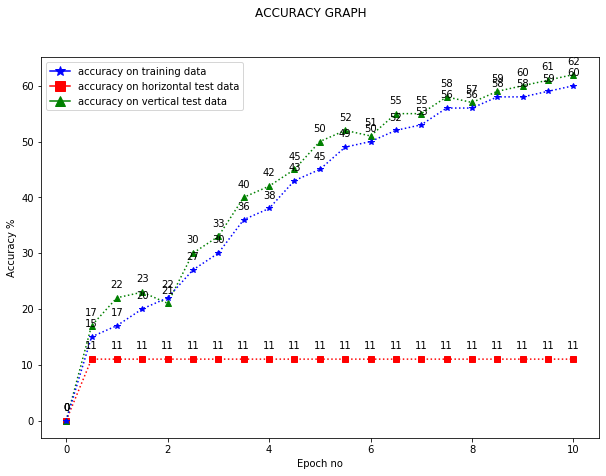

The script that drew this image:
#!/usr/bin/env python3
# -*- coding: utf-8 -*-
"""
Created on Wed Nov 13 12:49:01 2019

@author: leoniddatta
"""


from __future__ import print_function
import argparse
import torch
import torch.nn as nn
import torch.nn.functional as F
import torch.optim as optim
import torchvision
import torchvision.transforms as transform 
from torchvision import datasets, transforms
import numpy as np
import tensorflow as tf
import torch.utils.data as utils
import matplotlib.pyplot as plt
import matplotlib.lines as mlines
import scipy.ndimage
import scipy
import scipy.ndimage.filters as C
#TRAIN FILE 'horTrainData.npy'
#TEST FILE 

a=np.load('/Users/leoniddatta/Dropbox/TU Delft/Study material/DL THESIS/Experiments with MNIST/train.npy')  #HORIZONTAL training data 60000*28*28*1
a2=np.load('/Users/leoniddatta/Dropbox/TU Delft/Study material/DL THESIS/Experiments with MNIST/trainlabel.npy')
b=np.load('/Users/leoniddatta/Dropbox/TU Delft/Study material/DL THESIS/Experiments with MNIST/test.npy')   #VERTICAL test data 10000*28*28*1
b2=np.load('/Users/leoniddatta/Dropbox/TU Delft/Study material/DL THESIS/Experiments with MNIST/testlabel.npy') 
c=np.load('/Users/leoniddatta/Dropbox/TU Delft/Study material/DL THESIS/Experiments with MNIST/test.npy')  #HORIZONTAL test data
c2=np.load('/Users/leoniddatta/Dropbox/TU Delft/Study material/DL THESIS/Experiments with MNIST/testlabel.npy')
a=a[:,:,:,0]
b=b[:,:,:,1]
c=c[:,:,:,1]

mask3=np.zeros((28,28))   
for i in range(0,28,4):
    mask3[i]=1
    for j in range(0,28,4):
        mask3[i,j]=0

print("mask3 is")
plt.imshow(mask3, cmap='gray', interpolation='nearest')
plt.show()

mask4=np.zeros((28,28))   
for i in range(0,28,4):
    mask4[i]=1
    for j in range(0,28,4):
        mask4[i,j]=0
        mask4[i,j]=0
mask4=mask4.T
print("mask4 is")
plt.imshow(mask4, cmap='gray', interpolation='nearest')
plt.show()




a=a*mask4   #mask 2 is square #mask is horizontal
b=b*mask4
c=c*mask3

print("train data is")


fig, ((ax1, ax2,ax3),(ax4,ax5,ax6)) = plt.subplots(2, 3)
fig.suptitle('Training Data (blue curve train accyracy in graph)')
fig.set_figheight(7)
fig.set_figwidth(10)
ax1.imshow(a[0], cmap='gray',  interpolation='nearest')
ax2.imshow(a[1], cmap='gray',  interpolation='nearest')
ax3.imshow(a[2], cmap='gray',  interpolation='nearest')
ax4.imshow(a[3], cmap='gray',  interpolation='nearest')
ax5.imshow(a[4], cmap='gray',  interpolation='nearest')
ax6.imshow(a[5], cmap='gray',  interpolation='nearest')
plt.show()


fig, ((ax1, ax2,ax3),(ax4,ax5,ax6)) = plt.subplots(2, 3)
fig.suptitle('Test data1 - green curve accuracy in graph')
fig.set_figheight(7)
fig.set_figwidth(10)
ax1.imshow(b[0], cmap='gray',  interpolation='nearest')
ax2.imshow(b[1], cmap='gray',  interpolation='nearest')
ax3.imshow(b[2], cmap='gray',  interpolation='nearest')
ax4.imshow(b[3], cmap='gray',  interpolation='nearest')
ax5.imshow(b[4], cmap='gray',  interpolation='nearest')
ax6.imshow(b[5], cmap='gray',  interpolation='nearest')
plt.show()

fig, ((ax1, ax2,ax3),(ax4,ax5,ax6)) = plt.subplots(2, 3)
fig.suptitle('Test data2 - red curve accuracy in graph')
fig.set_figheight(7)
fig.set_figwidth(10)
ax1.imshow(c[0], cmap='gray',  interpolation='nearest')
ax2.imshow(c[1], cmap='gray',  interpolation='nearest')
ax3.imshow(c[2], cmap='gray',  interpolation='nearest')
ax4.imshow(c[3], cmap='gray',  interpolation='nearest')
ax5.imshow(c[4], cmap='gray',  interpolation='nearest')
ax6.imshow(c[5], cmap='gray',  interpolation='nearest')
plt.show()



a=np.reshape(a,(60000,1,28,28))
b=np.reshape(b,(10000,1,28,28))
c=np.reshape(c,(10000,1,28,28))

def cor(img):
    #sum1=np.zeros((img.shape[0],28,28))
    img=img.detach().numpy()
    cor1=np.zeros((img.shape))#[0],img.shape[1],28,28))
    for i in range (img.shape[0]):
        #print("image shape",img.shape,img.shape[0])
        for j in range (img.shape[1]):
            cor1[i,j,:,:]=C.correlate(img[i,j,:,:],img[i,j,:,:], output=None, mode='constant', cval=0.0, origin=0)

    cor1=torch.from_numpy(cor1)
    return cor1

def printit(img):
    print("the filters are")
    img=img.data.numpy()
    for i in range(img.shape[1]):
        print(img[1,i,:,:].shape)
        
        plt.imshow(img[1,i,:,:], cmap='gray', interpolation='nearest')
        plt.show()
        
    return img
        
def add_channel(x,n):
    x=x.detach().numpy() 
    n1=int(x.shape[1]/n) #n is no of output channels
    y=np.zeros((x.shape[0],n,x.shape[2],x.shape[3]))
    for i in range(n):
        for j in range(n1):
            y[:,i,:,:]=y[:,i,:,:]+x[:,(i*n1)+j,:,:]
    y=torch.from_numpy(y)
    return y

def combine_channel(x):
    x=x.detach().numpy() 
    n=x.shape[1]
    #n1=int(x.shape[1]/n) #n is no of output channels
    y=np.zeros((x.shape[0],x.shape[1],x.shape[2],x.shape[3]))
    for i in range(n):
        #print(i)
        if((i!=n-2) and (i!=n-1)):
            #print(i)
            y[:,i,:,:]=x[:,i,:,:]+x[:,i+1,:,:]+x[:,i+2,:,:]
        if(i==n-1):
            y[:,i,:,:]=x[:,i,:,:]+x[:,1,:,:]+x[:,0,:,:]
        if(i==n-2):
            y[:,i,:,:]=x[:,i,:,:]+x[:,i+1,:,:]+x[:,0,:,:]
        #print(n)
        
            
        
    y=torch.from_numpy(y)
    return y

N=8
class Net(nn.Module):
    def __init__(self):
        super(Net, self).__init__()
        self.conv1 = nn.Conv2d(1, 32, 3, 2)
        self.conv2 = nn.Conv2d(N, 64, 3, 2)
        self.conv3 = nn.Conv2d(64, 10, 3, 1)
        self.GAP=nn.AvgPool2d((4,4), stride=1, padding=0)
        
    def forward(self, x):
        x=x.float()
        #x=cor(x)
        #x=x.float()
        x=self.conv1(x)
        x = F.relu(x)
        x=add_channel(x,N)
        x=x.float()
        x = F.relu(self.conv2(x))
        x = F.relu(self.conv3(x))
        x = self.GAP(x)
        x = x.view(-1, 10) 
        x=F.log_softmax(x, dim=1)
        return x
# =============================================================================
#         #x=add_channel(x,1)
#         #x=x.float()
#         #x=self.conv1(x)
#         #x = F.relu(x)
#         #x=add_channel(x,16)
#         #x=combine_channel(x)
#         #x=x.float()
#         #print(x.shape)
# # =============================================================================
# #         x=cor(x)
# #         x=x.float()
# # =============================================================================
#         #print(x.shape)
#         
# # =============================================================================
# #         s=x.data.numpy()
# #         if (epoch==19):
# #             np.save('trainverticalconv1.npy',s)
# # =============================================================================
#         
#         #x=add_channel(x,16)
#         #x=x.float()
#         #print(x.shape)
# # =============================================================================
# #         p=x.data.numpy()
# #         if (epoch==19):
# #             np.save('trainverticalmaxpooled.npy',p)
# # =============================================================================
# # =============================================================================
# #         x=cor(x)
# #         x=x.float()
# # =============================================================================
# # =============================================================================
# #         x=add_channel(x,4)
# #         x=x.float()
# # =============================================================================
#         x = F.relu(self.conv2(x))
#         
#         #x = F.relu(self.conv4(x))
#         #print(x.shape)
#         #print(x.shape)
#         #x=add_channel(x,32)
#         #x=x.float()
#         x = F.relu(self.conv3(x))
#         #print(x.shape)
#         x = self.GAP(x)
#         x = x.view(-1, 10) 
#         x=F.log_softmax(x, dim=1)
#         return x
#         
# =============================================================================
        

def plotgraph (xs,y1s,y2s,yts):
    plt.clf()
    
    fig = plt.figure(figsize=(10, 7))
    plt.plot(xs,y1s,'s:r')
    fig.suptitle('ACCURACY GRAPH')
    plt.xlabel('Epoch no')
    plt.ylabel('Accuracy %')
    for x,y in zip(xs,y1s):
        label = "{:.0f}".format(y)
        plt.annotate(label, # this is the text
                 (x,y), # this is the point to label
                 textcoords="offset points", # how to position the text
                 xytext=(0,10), # distance from text to points (x,y)
                 ha='center') # horizontal alignment can be left, right or center
    
    plt.plot(xs,y2s,'^:g')
    for x,y in zip(xs,y2s):
        label = "{:.0f}".format(y)
        plt.annotate(label, # this is the text
                 (x,y), # this is the point to label
                 textcoords="offset points", # how to position the text
                 xytext=(0,10), # distance from text to points (x,y)
                 ha='center') # horizontal alignment can be left, right or center
    plt.plot(xs,yts,'*:b')
    for x,y in zip(xs,yts):
        label = "{:.0f}".format(y)
        plt.annotate(label, # this is the text
                 (x,y), # this is the point to label
                 textcoords="offset points", # how to position the text
                 xytext=(0,10), # distance from text to points (x,y)
                 ha='center') 
    blue_line = mlines.Line2D([], [], color='blue', marker='*',
                          markersize=10, label='accuracy on training data')
    red_line = mlines.Line2D([], [], color='red', marker='s',
                          markersize=10, label='accuracy on horizontal test data')
    green_line = mlines.Line2D([], [], color='green', marker='^',
                          markersize=10, label='accuracy on vertical test data')
    plt.legend(handles=[blue_line,red_line,green_line])
    plt.show()       
    
def train(args, model, device, train_loader, optimizer, epoch):
    r=0
    g=0
    t=0
    running_loss = 0
    total_train = 0
    correct_train = 0
    
    model.train()
    for batch_idx, (data, target) in enumerate(train_loader):
        data, target = data.to(device), target.to(device)
        optimizer.zero_grad()
        output = model(data)
        loss = F.nll_loss(output, target)
        loss.backward()
        optimizer.step()
        weight = model.conv1.weight.data.numpy()
        
        #print(weight.shape)
        running_loss += loss.item()
        _, predicted = torch.max(output.data, 1)
        total_train += target.size(0)
        correct_train += predicted.eq(target.data).sum().item()
        train_accuracy = 100 * correct_train / total_train
        q=int(100. * batch_idx / len(train_loader))
        #if (epoch==5):
            
        if batch_idx % args.log_interval == 0:
            if batch_idx % args.log_interval == 0:
                if (q%10) == 0:
                    print('Train Epoch: {} [{}/{} ({:.0f}%)]\tLoss: {:.6f} \taccuracy: {:.2f}%'.format(
                epoch, batch_idx * len(data), len(train_loader.dataset),
                100. * batch_idx / len(train_loader), loss.item(),train_accuracy))
                if (q==50):
                    r=test(args, model, device, hortest_loader)
                    g=test(args, model, device, test_loader)
                    t=int(train_accuracy)
    #t=int(train_accuracy)    
    
    return [r,g,t,train_accuracy]


def test(args, model, device, test_loader):
    #model.eval()
    model.train(mode=False)
    test_loss = 0
    correct = 0
    with torch.no_grad():
        for data, target in test_loader:
            data, target = data.to(device), target.to(device)
            output = model(data)
            test_loss += F.nll_loss(output, target, reduction='sum').item() # sum up batch loss
            pred = output.argmax(dim=1, keepdim=True) # get the index of the max log-probability
            correct += pred.eq(target.view_as(pred)).sum().item()

    test_loss /= len(test_loader.dataset)

    print('\nTest set: Average loss: {:.4f}, Accuracy: {}/{} ({:.0f}%)\n'.format(
        test_loss, correct, len(test_loader.dataset),
        100. * correct / len(test_loader.dataset)))
    acc=int(100. * correct / len(test_loader.dataset))
    return acc
parser = argparse.ArgumentParser(description='PyTorch MNIST Example')
parser.add_argument('--batch-size', type=int, default=64, metavar='N',
                    help='input batch size for training (default: 64)')
parser.add_argument('--test-batch-size', type=int, default=1000, metavar='N',
                    help='input batch size for testing (default: 1000)')
parser.add_argument('--epochs', type=int, default=10, metavar='N',
                    help='number of epochs to train (default: 10)')
parser.add_argument('--lr', type=float, default=0.01, metavar='LR',
                    help='learning rate (default: 0.01)')
parser.add_argument('--momentum', type=float, default=0.5, metavar='M',
                    help='SGD momentum (default: 0.5)')
parser.add_argument('--no-cuda', action='store_true', default=False,
                    help='disables CUDA training')
parser.add_argument('--seed', type=int, default=1, metavar='S',
                    help='random seed (default: 1)')
parser.add_argument('--log-interval', type=int, default=10, metavar='N',
                    help='how many batches to wait before logging training status')

parser.add_argument('--save-model', action='store_true', default=False,
                    help='For Saving the current Model')
args = parser.parse_args()
use_cuda = not args.no_cuda and torch.cuda.is_available()

torch.manual_seed(args.seed)

device = torch.device("cuda" if use_cuda else "cpu")

kwargs = {'num_workers': 1, 'pin_memory': True} if use_cuda else {}





data=torch.from_numpy(a)
target=torch.from_numpy(a2)
target = torch.tensor(target, dtype=torch.long)
my_dataset = utils.TensorDataset(data,target)



data2=torch.from_numpy(b)
target2=torch.from_numpy(b2)
target2 = torch.tensor(target2, dtype=torch.long)
my_testdataset = utils.TensorDataset(data2,target2)


data2=torch.from_numpy(c)
target2=torch.from_numpy(c2)
target2 = torch.tensor(target2, dtype=torch.long)
my_hortestdataset = utils.TensorDataset(data2,target2)


train_loader = torch.utils.data.DataLoader(my_dataset,batch_size=args.batch_size, shuffle=True, **kwargs)
print("train set loaded" )

test_loader = torch.utils.data.DataLoader(my_testdataset,batch_size=args.test_batch_size, shuffle=True, **kwargs)
print("test set loaded")

hortest_loader = torch.utils.data.DataLoader(my_hortestdataset,batch_size=args.test_batch_size, shuffle=True, **kwargs)
print("test set loaded")



model = Net().to(device)
print("Net")
optimizer = optim.SGD(model.parameters(), lr=args.lr, momentum=args.momentum)
epoch_no=(np.arange(1,(args.epochs+1),1 ))
redacc=(np.arange(1,(args.epochs+1),1 ))
grnacc=(np.arange(1,(args.epochs+1),1 ))

redaccm=(np.arange(1,(args.epochs+1),1 ))
grnaccm=(np.arange(1,(args.epochs+1),1 ))

trnacc=(np.arange(1,(args.epochs+1),1 ))
trnaccm=(np.arange(1,(args.epochs+1),1 ))
br=0#test(args, model, device, hortest_loader) #RED IS HORIZONTAL
   
   
bg=0#test(args, model, device, test_loader)
for epoch in range(1, args.epochs + 1):    
    [r,g,t,ta]=train(args, model, device, train_loader, optimizer, epoch)
    redaccm[epoch-1]=r
    grnaccm[epoch-1]=g
    trnaccm[epoch-1]=t
    redacc[epoch-1]=test(args, model, device, hortest_loader)
    grnacc[epoch-1]=test(args, model, device, test_loader)
    trnacc[epoch-1]=ta
# =============================================================================
#     
#     if(epoch>=18):
#         grnacc[epoch-1]=test(args, model, device, test_loader)
#    
# =============================================================================
#plt.plot(epoch_no,redacc)  
resultred = np.empty((redacc.size + redaccm.size+1,),dtype=redacc.dtype)
resultred[0]=br
resultred[1::2] = redaccm
resultred[2::2] = redacc

resultgrn = np.empty((grnacc.size + grnaccm.size+1,), dtype=grnacc.dtype)
resultgrn[0]=bg
resultgrn[1::2] = grnaccm
resultgrn[2::2] = grnacc

resulttrn = np.empty((trnacc.size + trnaccm.size+1,),dtype=redacc.dtype)
resulttrn[0]=0
resulttrn[1::2] = trnaccm
resulttrn[2::2] = trnacc
e=(np.arange(0,(args.epochs+0.5),0.5 ))

plotgraph(e,resultred,resultgrn, resulttrn)

if (args.save_model):
    torch.save(model.state_dict(),"mnist_cnn.pt")


# =============================================================================
# arr = np.array([[0,0,0,0],[0,0,0,1],[0,1,0,1],[0,1,1,1]])
# arr2=np.zeros((4,4))
# arr3=np.concatenate([arr,arr2])
# mask1=np.tile(arr3,(4,7))
# mask1=mask1[0:28,0:28]
# print("mask is")
# plt.imshow(mask1, cmap='gray',  interpolation='nearest')
# plt.show()
# 
# arr = np.array([[0,0,0,0],[0,1,0,1],[0,1,1,1],[0,1,0,1]])
# arr2=np.zeros((4,4))
# arr3=np.concatenate([arr,arr2])
# mask2=np.tile(arr3,(4,7))
# mask2=mask2.T
# mask2=mask2[0:28,0:28]
# print("mask is")
# plt.imshow(mask2, cmap='gray',  interpolation='nearest')
# plt.show()
# 
# 
# =============================================================================

# =============================================================================
# print("mask is")
# plt.imshow(mask, cmap='gray', interpolation='nearest')
# plt.show()
# =============================================================================
# =============================================================================
# 
# mask2=np.ones((28,28))
# for i in range(1,28,5):
#     mask2[i,:]=0
#     mask2[:,i]=0
# 
# print("mask2 is")
# plt.imshow(mask2, cmap='gray', interpolation='nearest')
# plt.show()
# 
# =============================================================================
